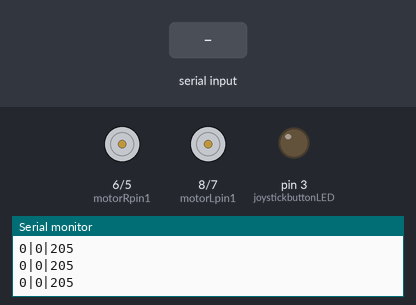
This sketch was run on a simulated Arduino Uno, built with avr-gcc and run on an emulated ATmega328P. Parts: motor-driver pin pairs drawn as motors (green arrow = first pin HIGH = forward, orange = second pin HIGH = backward, longer = more drive, scaled by the enable pin), output pins drawn as LEDs (lit = HIGH), the last lines printed to the serial monitor. Inputs (shaded band) come from the test bench.

Above: at 1.2 s.
1.3 s: "0\n" received over the second serial link
At 1.9 s:
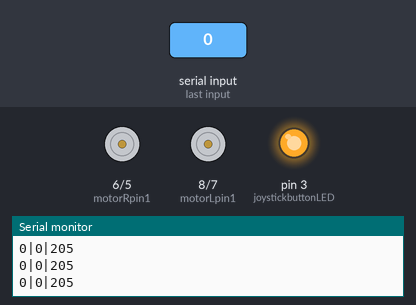
2.8 s: "30|150|10\n" received over the second serial link
At 3.5 s:
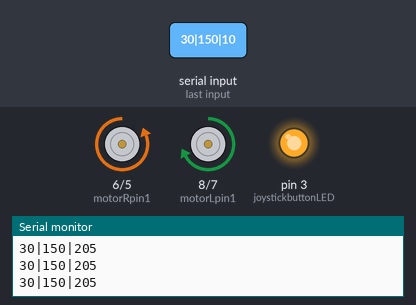
4.3 s: "1\n" received over the second serial link
At 5.2 s:
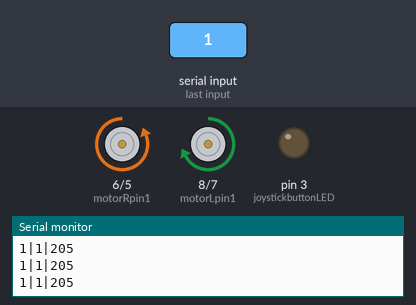
Timing chart, 0 to 7.3 s (numbered marks = the images above; inputs shaded):
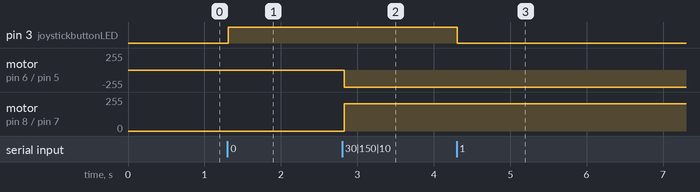

The sketch:

hc06_Nano_joystickCode.ino
```cpp
#include <SoftwareSerial.h>
#include <math.h>
SoftwareSerial BT(10, 11);

int joystickbuttonLED = 3; //indicator of
int xVal = 0;
int yVal = 0;
int buttonState = 1;
int speedValue = 0;
int positionValue;

int motorLpin1 = 8;
int motorLpin2 = 7;
int motorRpin1 = 6;
int motorRpin2 = 5;

int motorLEna = 4;
int motorREna = 9;

int deadzone = 50;  // range around center treated as neutral
int center = 511;

void setup() {
  Serial.begin(9600);   // monitor incoming data
  BT.begin(9600);       // match HC-06 baud rate
  pinMode(joystickbuttonLED, OUTPUT);

  pinMode(motorLpin1, OUTPUT);
  pinMode(motorLpin2, OUTPUT);
  pinMode(motorRpin1, OUTPUT);
  pinMode(motorRpin2, OUTPUT);

  pinMode(motorLEna, OUTPUT);
  pinMode(motorREna, OUTPUT);

  digitalWrite(motorLpin1, LOW);
  digitalWrite(motorLpin2, LOW);
  digitalWrite(motorRpin1, LOW);
  digitalWrite(motorRpin2, LOW);
}

void loop() {
  // determine Joystick's xVal + yVal
  if (BT.available()) {
    String dataString = BT.readStringUntil('\n'); //read one line
    Serial.print(dataString);
    Serial.print('\n');

    int firstBreak = dataString.indexOf('|');
    int secondBreak = dataString.lastIndexOf('|');

    xVal = dataString.substring(0,firstBreak).toInt();
    yVal = dataString.substring(firstBreak+1,secondBreak).toInt();
    buttonState = dataString.substring(secondBreak+1).toInt(); // 1 usually (unclicked), 0 when pressed --not LOW/HIGH values (or rather they're interchangable)
    //Serial.print(buttonState);
    //Serial.print("\n");
  }

  //determine Joystick's buttonState
  if (buttonState == 0) digitalWrite(joystickbuttonLED, HIGH); //1 HIGH, 0 LOW
  else if (buttonState ==1) digitalWrite(joystickbuttonLED, LOW);

  // determine speed
  positionValue =  abs(xVal-511) + abs(yVal-511);
  //speedValue = map(positionValue,0,1024, 0,200); //motor speed from 0-255
  speedValue = 150;
  analogWrite(motorLEna, speedValue+55);
  analogWrite(motorREna, speedValue+55);
  Serial.println(String(xVal) + "|" + String(yVal) + "|" + String(speedValue+55));

  // will be jumbled based on direction of my joystick!!!
  if (xVal == 0 && yVal ==0){
    digitalWrite(motorLpin1, LOW);
    digitalWrite(motorLpin2, LOW);
    digitalWrite(motorRpin1, LOW);
    digitalWrite(motorRpin2, LOW);
  }
  else if (yVal > center + deadzone) {
    // Forward
    //Serial.println("Forward");
    digitalWrite(motorLpin1, LOW);
    digitalWrite(motorLpin2, HIGH);
    digitalWrite(motorRpin1, HIGH);
    digitalWrite(motorRpin2, LOW);
  }
  else if (yVal < center - deadzone) {
    // Backward
    //Serial.println("Backward");
    digitalWrite(motorLpin1, HIGH);
    digitalWrite(motorLpin2, LOW);
    digitalWrite(motorRpin1, LOW);
    digitalWrite(motorRpin2, HIGH);
  }
  else if (xVal > center + deadzone && abs(yVal - center) <= deadzone) {
    // Rotate Right
    //Serial.println("Rotate Right");
    digitalWrite(motorLpin1, HIGH);
    digitalWrite(motorLpin2, LOW);
    digitalWrite(motorRpin1, HIGH);
    digitalWrite(motorRpin2, LOW);
  }
  else if (xVal < center - deadzone && abs(yVal - center) <= deadzone) {
    // Rotate Left
    //Serial.println("Rotate Left");
    digitalWrite(motorLpin1, LOW);
    digitalWrite(motorLpin2, HIGH);
    digitalWrite(motorRpin1, LOW);
    digitalWrite(motorRpin2, HIGH);
  }

  else {
    // Nothing / Centered
    //Serial.println("Nothing");
    digitalWrite(motorLpin1, LOW);
    digitalWrite(motorLpin2, LOW);
    digitalWrite(motorRpin1, LOW);
    digitalWrite(motorRpin2, LOW);
  }


}
```

Measured:
- after the input at 1.3 s, pin 3 (joystickbuttonLED): LOW → HIGH at once
- after the input at 2.8 s, motor on pin 6 (motorRpin1) / pin 5 (motorRpin2): stopped → backward 255/255 at once; motor on pin 8 (motorLpin1) / pin 7 (motorLpin2): stopped → forward 205/255 at once
- after the input at 4.3 s, pin 3 (joystickbuttonLED): HIGH → LOW at once
